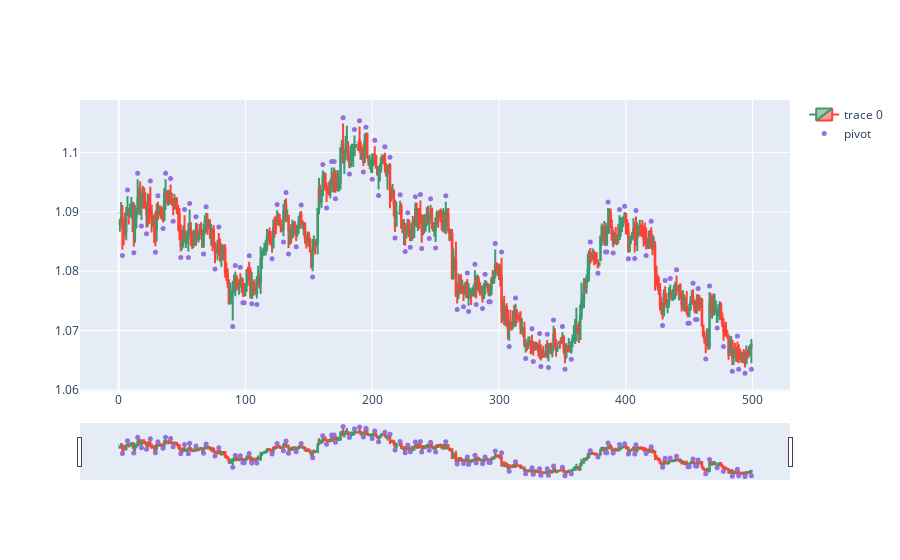

The notebook cell this image was saved under:
### Markdown cell above
## Visualization

### Code cell
dfpl = df[0:500]
import plotly.graph_objects as go
from datetime import datetime

fig = go.Figure(data=[go.Candlestick(x=dfpl.index,
                open=dfpl['open'],
                high=dfpl['high'],
                low=dfpl['low'],
                close=dfpl['close'])])

fig.add_scatter(x=dfpl.index,y=dfpl['pivot position'],
                mode = "markers",
                marker = dict(size=5,color = "mediumpurple"),
                name="pivot")
fig.show()

### Figure 1 — Plotly figure (JSON) as saved in the notebook; plotly's stock layout.template omitted (floating-point values rounded to 4 significant figures; data arrays with more than 128 entries replaced by an {"elided": "..."} marker saying what was removed)
{"data": [{"close": {"elided": "500 float values"}, "high": {"elided": "500 float values"}, "low": {"elided": "500 float values"}, "open": {"elided": "500 float values"}, "type": "candlestick", "x": {"elided": "500 int values"}}, {"marker": {"color": "mediumpurple", "size": 5}, "mode": "markers", "name": "pivot", "type": "scatter", "x": {"elided": "500 int values"}, "y": {"elided": "500 float values"}}], "layout": {}}
